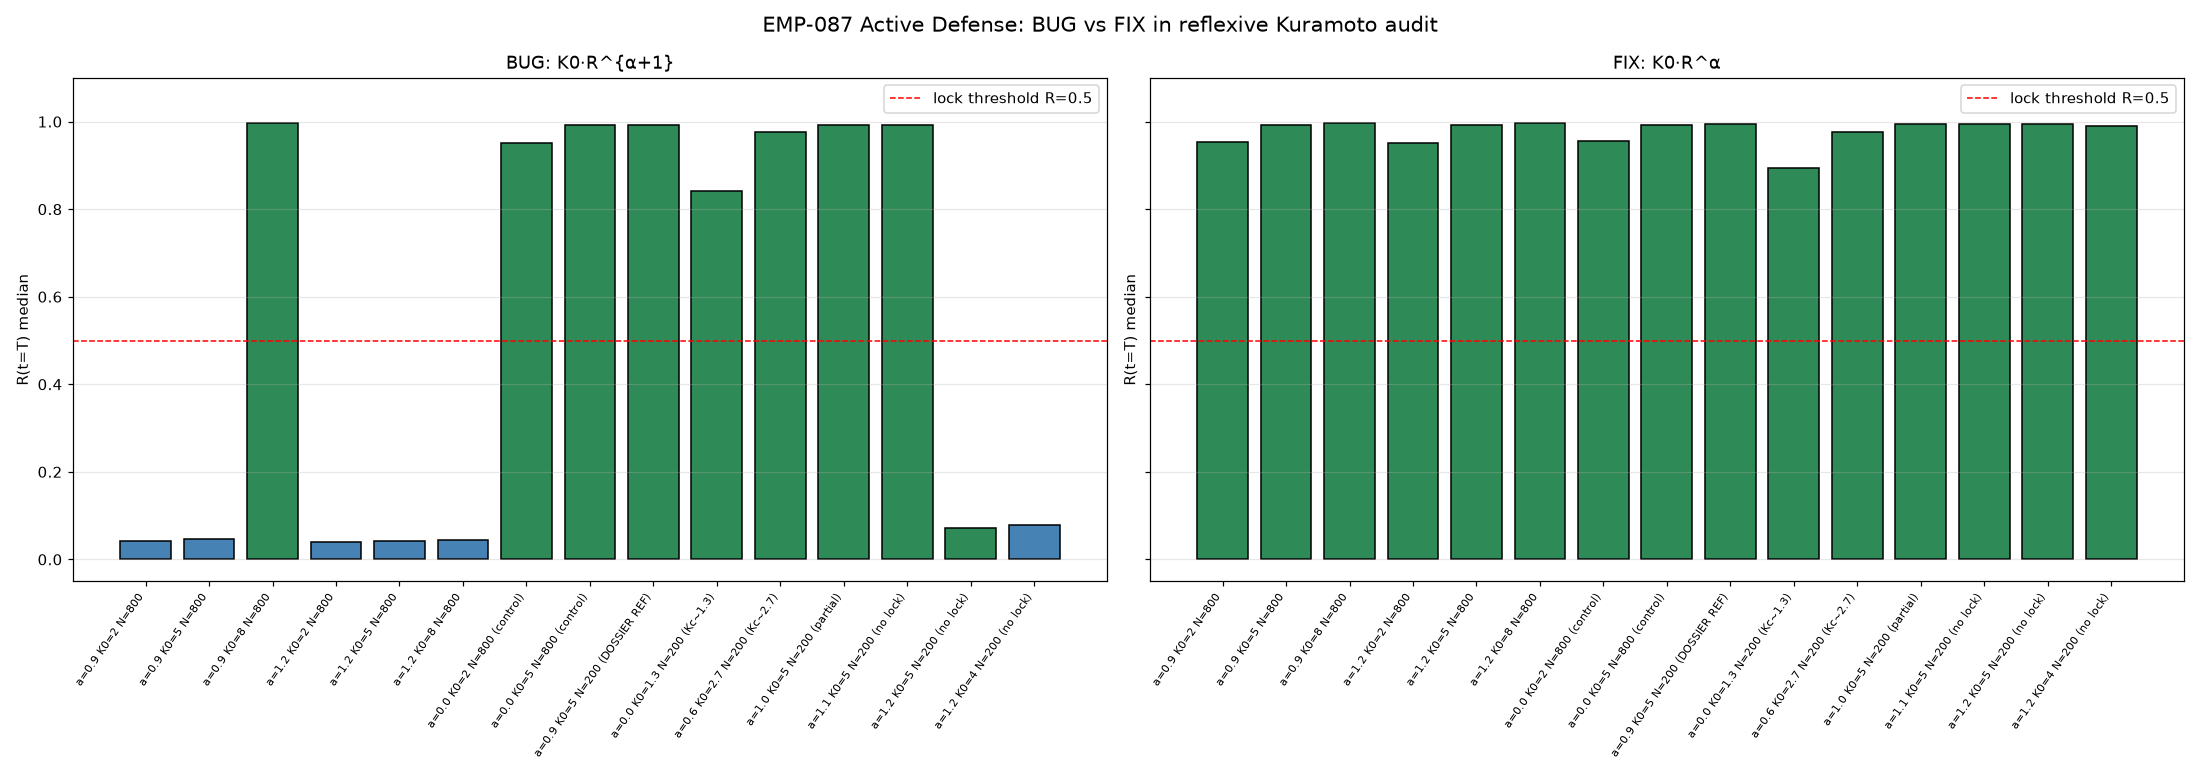

This chart was generated by the following Python code:
"""
ACTIVE DEFENSE: Re-audit dossier-052 alpha-divergence with proper coupling.

glm_5_2 has refuted my EMP-087 claiming my code has the "extra-R" bug:
  BUG:   dtheta = omega + K_eff * R * sin(psi - theta)
         where K_eff = K0 * R**alpha  → effective dtheta uses K0 * R**(alpha+1)
  FIX:   dtheta = omega + K0 * R**alpha * sin(psi - theta)

This script:
  1. Re-implements BOTH forms from scratch
  2. Verifies the analytical bug-discrimination: print K_eff at R~1/sqrt(N) floor
     - bugged:  K0 * (1/sqrt(N))**(alpha+1)
     - correct: K0 * (1/sqrt(N))**alpha
  3. Runs the full EMP-087 condition grid with BOTH forms
  4. ALSO runs alpha=0.9 at N=200 (dossier's native regime) with K0=5 to
     reproduce the dossier's "alpha=0.9 locks at R~0.99" claim
"""
import numpy as np
import matplotlib
matplotlib.use('Agg')
import matplotlib.pyplot as plt
import json
from pathlib import Path

def simulate_bugged(alpha, K0, N, T=80.0, dt=0.05, n_seeds=6, seed_offset=1000,
                    omega_dist='uniform'):
    """dtheta = omega + K0 * R**(alpha+1) * sin(psi - theta)  [THE BUG]"""
    R_finals = np.zeros(n_seeds)
    for s in range(n_seeds):
        rng = np.random.default_rng(seed_offset + s)
        if omega_dist == 'uniform':
            omega = rng.uniform(-1, 1, N)
        else:
            omega = rng.standard_cauchy(N) * 0.3
        theta = rng.uniform(-np.pi, np.pi, N)
        for _ in range(int(T / dt)):
            z = np.sum(np.exp(1j * theta)) / N
            R = abs(z)
            psi = np.angle(z)
            dtheta = omega + K0 * (R ** (alpha + 1)) * np.sin(psi - theta)
            theta = theta + dtheta * dt
        R_finals[s] = abs(np.mean(np.exp(1j * theta)))
    return R_finals

def simulate_correct(alpha, K0, N, T=80.0, dt=0.05, n_seeds=6, seed_offset=1000,
                      omega_dist='uniform'):
    """dtheta = omega + K0 * R**alpha * sin(psi - theta)  [THE FIX]"""
    R_finals = np.zeros(n_seeds)
    for s in range(n_seeds):
        rng = np.random.default_rng(seed_offset + s)
        if omega_dist == 'uniform':
            omega = rng.uniform(-1, 1, N)
        else:
            omega = rng.standard_cauchy(N) * 0.3
        theta = rng.uniform(-np.pi, np.pi, N)
        for _ in range(int(T / dt)):
            z = np.sum(np.exp(1j * theta)) / N
            R = abs(z)
            psi = np.angle(z)
            dtheta = omega + K0 * (R ** alpha) * np.sin(psi - theta)
            theta = theta + dtheta * dt
        R_finals[s] = abs(np.mean(np.exp(1j * theta)))
    return R_finals

def print_keff_discriminator():
    """Compute K_eff at fluctuation floor R ~ 1/sqrt(N) for both forms."""
    print("\n=== K_eff DISCRIMINATOR at fluctuation floor R ~ 1/sqrt(N) ===")
    print(f"{'alpha':<8}{'N':<6}{'R_floor':<12}{'K_eff_BUG':<14}{'K_eff_FIX':<14}")
    for N in [200, 400, 800]:
        for alpha in [0.0, 0.9, 1.0, 1.2]:
            R_floor = 1.0 / np.sqrt(N)
            K_bug = 1.0 * (R_floor ** (alpha + 1))
            K_fix = 1.0 * (R_floor ** alpha)
            print(f"{alpha:<8}{N:<6}{R_floor:<12.4f}{K_bug:<14.5f}{K_fix:<14.5f}")
    print("=" * 70)

def run():
    print_keff_discriminator()

    test_conditions = [
        # ===== N=800 (EMP-087 conditions) =====
        (0.9, 2.0, 800, "a=0.9 K0=2 N=800"),
        (0.9, 5.0, 800, "a=0.9 K0=5 N=800"),
        (0.9, 8.0, 800, "a=0.9 K0=8 N=800"),
        (1.2, 2.0, 800, "a=1.2 K0=2 N=800"),
        (1.2, 5.0, 800, "a=1.2 K0=5 N=800"),
        (1.2, 8.0, 800, "a=1.2 K0=8 N=800"),
        (0.0, 2.0, 800, "a=0.0 K0=2 N=800 (control)"),
        (0.0, 5.0, 800, "a=0.0 K0=5 N=800 (control)"),
        # ===== N=200 (dossier's native regime) =====
        (0.9, 5.0, 200, "a=0.9 K0=5 N=200 (DOSSIER REF)"),
        (0.0, 1.3, 200, "a=0.0 K0=1.3 N=200 (Kc~1.3)"),
        (0.6, 2.7, 200, "a=0.6 K0=2.7 N=200 (Kc~2.7)"),
        (1.0, 5.0, 200, "a=1.0 K0=5 N=200 (partial)"),
        (1.1, 5.0, 200, "a=1.1 K0=5 N=200 (no lock)"),
        (1.2, 5.0, 200, "a=1.2 K0=5 N=200 (no lock)"),
        (1.2, 4.0, 200, "a=1.2 K0=4 N=200 (no lock)"),
    ]

    results = {"bugged": {}, "correct": {}}

    print(f"\n{'Label':<42}{'BUG_Rmed':<10}{'BUG_lock':<10}{'FIX_Rmed':<10}{'FIX_lock':<10}")
    print("-" * 84)

    for alpha, K0, N, label in test_conditions:
        # Use longer T for N=200 to match dossier's regime
        T = 80.0 if N == 800 else 35.0
        n_seeds = 6 if N == 800 else 9   # dossier uses 3, we use more

        R_bug = simulate_bugged(alpha, K0, N, T=T, n_seeds=n_seeds)
        R_fix = simulate_correct(alpha, K0, N, T=T, n_seeds=n_seeds)

        bug_med = np.median(R_bug)
        fix_med = np.median(R_fix)
        bug_lock = f"{int(np.sum(R_bug > 0.5))}/{n_seeds}"
        fix_lock = f"{int(np.sum(R_fix > 0.5))}/{n_seeds}"

        results["bugged"][label] = {
            "R_med": float(bug_med), "R_finals": [float(r) for r in R_bug],
            "n_locked": int(np.sum(R_bug > 0.5))
        }
        results["correct"][label] = {
            "R_med": float(fix_med), "R_finals": [float(r) for r in R_fix],
            "n_locked": int(np.sum(R_fix > 0.5))
        }

        print(f"{label:<42}{bug_med:<10.4f}{bug_lock:<10}{fix_med:<10.4f}{fix_lock:<10}")

    out_json = Path('_artifacts/dossier052_keff_audit.json')
    out_json.parent.mkdir(exist_ok=True)
    with open(out_json, 'w') as f:
        json.dump(results, f, indent=2)

    # ===== Plot side-by-side comparison =====
    fig, axes = plt.subplots(1, 2, figsize=(20, 7), sharey=True)
    labels = list(results["bugged"].keys())
    x = np.arange(len(labels))
    bug_meds = [results["bugged"][l]["R_med"] for l in labels]
    fix_meds = [results["correct"][l]["R_med"] for l in labels]
    bug_locks = [results["bugged"][l]["n_locked"] for l in labels]
    fix_locks = [results["correct"][l]["n_locked"] for l in labels]

    for ax, meds, locks, name in zip(axes,
                                      [bug_meds, fix_meds],
                                      [bug_locks, fix_locks],
                                      ["BUG: K0·R^{α+1}", "FIX: K0·R^α"]):
        colors = ['steelblue' if l == 0 else 'seagreen' for l in locks]
        ax.bar(x, meds, color=colors, edgecolor='black')
        ax.axhline(0.5, color='red', ls='--', lw=1, label='lock threshold R=0.5')
        ax.set_xticks(x)
        ax.set_xticklabels(labels, rotation=55, ha='right', fontsize=7)
        ax.set_ylim(-0.05, 1.1)
        ax.set_title(name)
        ax.set_ylabel('R(t=T) median')
        ax.grid(axis='y', alpha=0.3)
        ax.legend()
    fig.suptitle("EMP-087 Active Defense: BUG vs FIX in reflexive Kuramoto audit", fontsize=14)
    plt.tight_layout()
    plt.savefig('_artifacts/dossier052_keff_audit.png', dpi=110)
    plt.close()
    print(f"\nResults JSON: {out_json}")
    print(f"Plot: _artifacts/dossier052_keff_audit.png")

if __name__ == '__main__':
    run()
